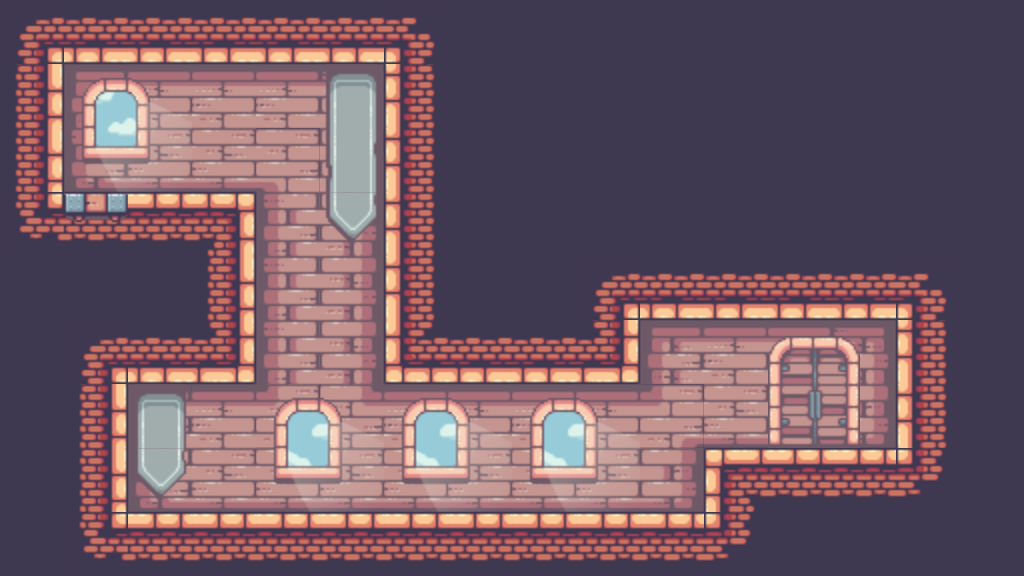

Below is a game level as drawn by its tile map, then a one-line description and the .tmx file that defines it, in full:
An orthogonal 16x9 tile map with 64x64 px tiles, 5 tile layers (Bg, Tiles, Door, Decorations, ...), 1 hidden layer not drawn, 3 tilesets.

<map version="1.10" tiledversion="1.10.2" orientation="orthogonal" renderorder="right-down" width="16" height="9" tilewidth="64" tileheight="64" infinite="0" nextlayerid="9" nextobjectid="11">
 <editorsettings>
  <export target="../eee.js" format="js" />
 </editorsettings>
 <tileset firstgid="1" source="../tilesets/Main.tsx" />
 <tileset firstgid="248" source="../tilesets/Decorations.tsx" />
 <tileset firstgid="290" source="../tilesets/Misc.tsx" />
 <layer id="2" name="Bg" width="16" height="9">
  <data encoding="csv">
41,41,41,41,41,41,41,41,41,41,41,41,41,41,41,41,
41,41,41,41,41,41,41,41,41,41,41,41,41,41,41,41,
41,41,41,41,41,41,41,41,41,41,41,41,41,41,41,41,
41,41,41,41,41,41,41,41,41,41,41,41,41,41,41,41,
41,41,41,41,41,41,41,41,41,41,41,41,41,41,41,41,
41,41,41,41,41,41,41,41,41,41,41,41,41,41,41,41,
41,41,41,41,41,41,41,41,41,41,41,41,41,41,41,41,
41,41,41,41,41,41,41,41,41,41,41,41,41,41,41,41,
41,41,41,41,41,41,41,41,41,41,41,41,41,41,41,41
</data>
 </layer>
 <layer id="1" name="Tiles" width="16" height="9">
  <data encoding="csv">
27,60,60,60,60,60,28,0,41,41,41,41,41,41,41,41,
42,135,136,136,136,137,40,0,41,41,41,41,41,41,41,41,
42,173,174,174,142,156,40,0,0,0,0,0,0,0,0,41,
46,22,22,23,154,156,40,0,0,0,0,0,0,0,0,41,
41,0,0,42,154,156,40,0,0,27,60,60,60,60,28,0,
41,27,60,61,154,156,59,60,60,61,135,136,136,137,40,0,
41,42,135,136,161,160,136,136,136,136,170,174,174,175,40,0,
41,42,173,174,174,174,174,174,174,174,175,21,22,22,47,41,
41,46,22,22,22,22,22,22,22,22,22,47,0,0,41,41
</data>
 </layer>
 <layer id="4" name="Collisions" width="16" height="9" visible="0" opacity="0.22">
  <data encoding="csv">
292,292,292,292,292,292,292,0,0,0,0,0,0,0,0,0,
292,0,0,0,0,0,292,0,0,0,0,0,0,0,0,0,
292,0,0,0,0,0,292,0,0,0,0,0,0,0,0,0,
292,292,292,292,0,0,292,0,0,0,0,0,0,0,0,0,
0,0,0,292,0,0,292,0,0,292,292,292,292,292,292,0,
0,292,292,292,0,0,292,292,292,292,0,0,0,0,292,0,
0,292,0,0,0,0,0,0,0,0,0,0,0,0,292,0,
0,292,0,0,0,0,0,0,0,0,0,292,292,292,292,0,
0,292,292,292,292,292,292,292,292,292,292,292,0,0,0,0
</data>
 </layer>
 <layer id="8" name="Door" width="16" height="9">
  <data encoding="csv">
0,0,0,0,0,0,0,0,0,0,0,0,0,0,0,0,
0,0,0,0,0,0,0,0,0,0,0,0,0,0,0,0,
0,0,0,0,0,0,0,0,0,0,0,0,0,0,0,0,
0,0,0,0,0,0,0,0,0,0,0,0,0,0,0,0,
0,0,0,0,0,0,0,0,0,0,0,0,0,0,0,0,
0,0,0,0,0,0,0,0,0,0,0,0,0,0,0,0,
0,0,0,0,0,0,0,0,0,0,0,0,290,0,0,0,
0,0,0,0,0,0,0,0,0,0,0,0,0,0,0,0,
0,0,0,0,0,0,0,0,0,0,0,0,0,0,0,0
</data>
 </layer>
 <layer id="5" name="Decorations" width="16" height="9">
  <data encoding="csv">
0,0,0,0,0,0,0,0,0,0,0,0,0,0,0,0,
0,273,274,0,0,256,0,0,0,0,0,0,0,0,0,0,
0,280,281,0,0,263,0,0,0,0,0,0,0,0,0,0,
0,0,0,0,0,277,0,0,0,0,0,0,0,0,0,0,
0,0,0,0,0,0,0,0,0,0,0,0,0,0,0,0,
0,0,0,0,0,0,0,0,0,0,0,0,0,0,0,0,
0,0,256,0,271,272,271,272,271,272,0,0,0,0,0,0,
0,0,277,0,278,279,278,279,278,279,0,0,0,0,0,0,
0,0,0,0,0,0,0,0,0,0,0,0,0,0,0,0
</data>
 </layer>
 <layer id="7" name="Spawn" width="16" height="9">
  <data encoding="csv">
0,0,0,0,0,0,0,0,0,0,0,0,0,0,0,0,
0,0,0,0,0,0,0,0,0,0,0,0,0,0,0,0,
0,0,0,0,0,0,0,0,0,0,0,0,0,0,0,0,
0,267,0,0,0,0,0,0,0,0,0,0,0,0,0,0,
0,0,0,0,0,0,0,0,0,0,0,0,0,0,0,0,
0,0,0,0,0,0,0,0,0,0,0,0,0,0,0,0,
0,0,0,0,0,0,0,0,0,0,0,0,0,0,0,0,
0,0,0,0,0,0,0,0,0,0,0,0,0,0,0,0,
0,0,0,0,0,0,0,0,0,0,0,0,0,0,0,0
</data>
 </layer>
</map>
